Frame 1 (no input): blank canvas, image omitted
Frame 60 (no input): blank canvas, image omitted
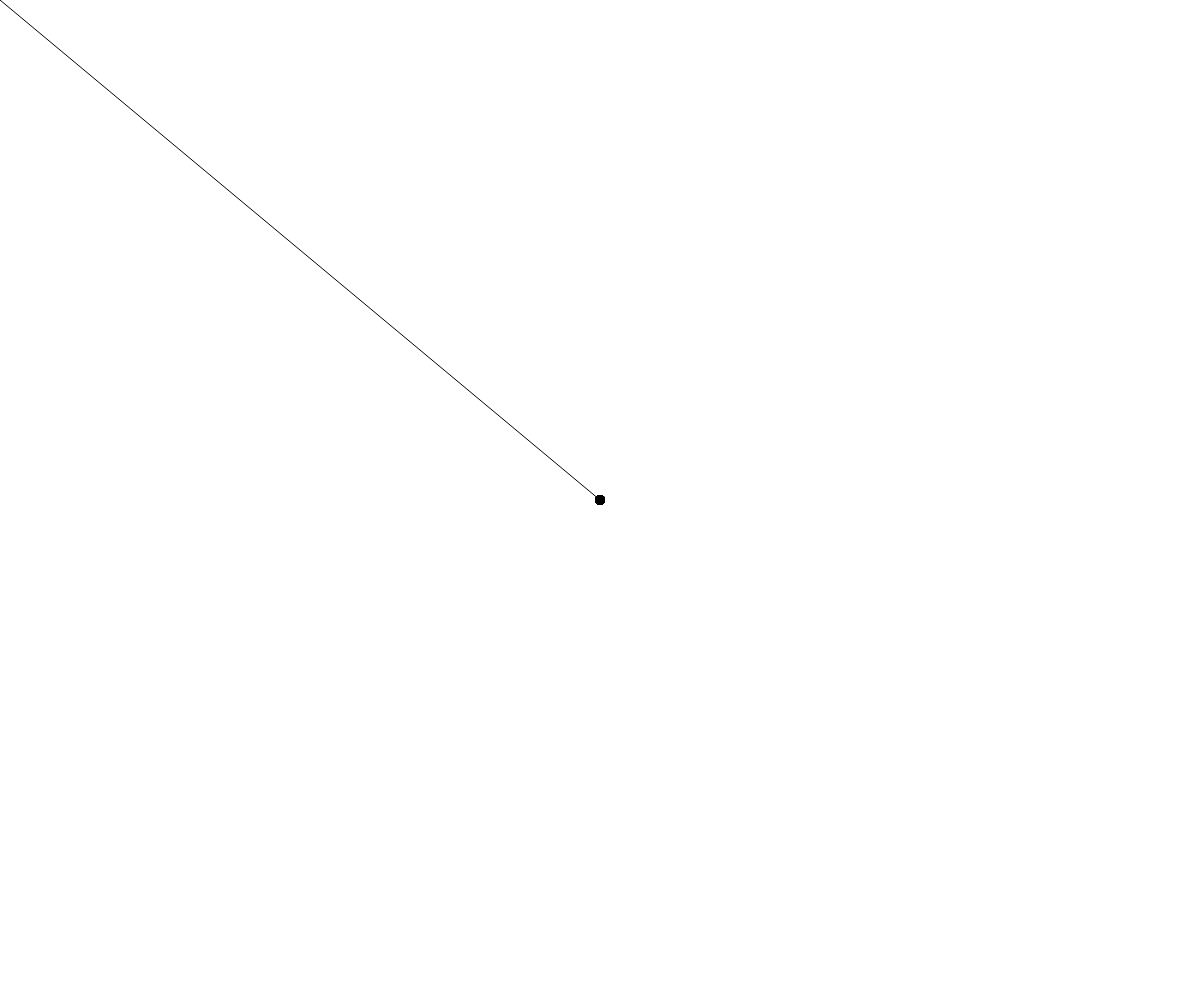
Frame 120 (the mouse pressed at the canvas centre since frame 60)

The p5.js sketch whose frames 1 and 60 were blank and that drew this single picture after the mouse press (run headless with seeded random() and noise() and a simulated clock; from frame 60 on, the mouse is pressed at the canvas centre):

// p5.js sketch
// ── sketch.js

var strokeColor ='black';

function setup() {
  createCanvas(windowWidth,windowHeight);
}

function draw() {
  // background('green')
  if (mouseIsPressed){
    stroke(strokeColor);
    line(pmouseX, pmouseY, mouseX,mouseY);
    strokeWeight(10);
}
}

  function keyTyped() {
  if (key === 'g') {
    strokeColor = 'green';
  } else if (key === 'r') {
    strokeColor = '#E32173';
    weight = 10
  }
}
